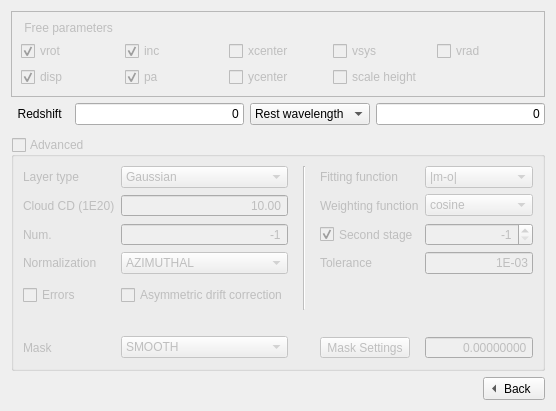
        <widget class="QWidget" name="page_2">
         <layout class="QGridLayout" name="gridLayout_2">
          <item row="10" column="0">
           <widget class="QGroupBox" name="AdvancedgroupBox">
            <property name="enabled">
             <bool>false</bool>
            </property>
            <property name="title">
             <string>Advanced</string>
            </property>
            <property name="flat">
             <bool>true</bool>
            </property>
            <property name="checkable">
             <bool>true</bool>
            </property>
            <property name="checked">
             <bool>false</bool>
            </property>
            <layout class="QGridLayout" name="gridLayout_12">
             <item row="5" column="0" colspan="5">
              <spacer name="horizontalSpacer_17">
               <property name="orientation">
                <enum>Qt::Horizontal</enum>
               </property>
               <property name="sizeHint" stdset="0">
                <size>
                 <width>40</width>
                 <height>20</height>
                </size>
               </property>
              </spacer>
             </item>
             <item row="1" column="4">
              <widget class="QComboBox" name="WfunccomboBox">
               <property name="currentIndex">
                <number>1</number>
               </property>
               <item>
                <property name="text">
                 <string>uniform</string>
                </property>
               </item>
               <item>
                <property name="text">
                 <string>cosine</string>
                </property>
               </item>
               <item>
                <property name="text">
                 <string>cosine^2</string>
                </property>
               </item>
              </widget>
             </item>
             <item row="0" column="4">
              <widget class="QComboBox" name="FtypecomboBox">
               <property name="currentIndex">
                <number>1</number>
               </property>
               <item>
                <property name="text">
                 <string>chi-squared</string>
                </property>
               </item>
               <item>
                <property name="text">
                 <string>|m-o|</string>
                </property>
               </item>
               <item>
                <property name="text">
                 <string>|m-o|/(m+o)</string>
                </property>
               </item>
              </widget>
             </item>
             <item row="2" column="4">
              <widget class="QSpinBox" name="PolynspinBox">
               <property name="sizePolicy">
                <sizepolicy hsizetype="Preferred" vsizetype="Fixed">
                 <horstretch>0</horstretch>
                 <verstretch>0</verstretch>
                </sizepolicy>
               </property>
               <property name="alignment">
                <set>Qt::AlignRight|Qt::AlignTrailing|Qt::AlignVCenter</set>
               </property>
               <property name="minimum">
                <number>-1</number>
               </property>
               <property name="maximum">
                <number>10</number>
               </property>
               <property name="value">
                <number>-1</number>
               </property>
              </widget>
             </item>
             <item row="2" column="3">
              <widget class="QCheckBox" name="SecondstagecheckBox">
               <property name="sizePolicy">
                <sizepolicy hsizetype="Minimum" vsizetype="MinimumExpanding">
                 <horstretch>0</horstretch>
                 <verstretch>0</verstretch>
                </sizepolicy>
               </property>
               <property name="toolTip">
                <string>&lt;html&gt;&lt;head/&gt;&lt;body&gt;&lt;p&gt;TWOSTAGE: Parameter regularization and second fitting stage.&lt;/p&gt;&lt;/body&gt;&lt;/html&gt;</string>
               </property>
               <property name="text">
                <string>Second stage</string>
               </property>
               <property name="checked">
                <bool>true</bool>
               </property>
              </widget>
             </item>
             <item row="3" column="4">
              <widget class="QLineEdit" name="TollineEdit">
               <property name="sizePolicy">
                <sizepolicy hsizetype="Preferred" vsizetype="Fixed">
                 <horstretch>0</horstretch>
                 <verstretch>0</verstretch>
                </sizepolicy>
               </property>
               <property name="text">
                <string>1E-03</string>
               </property>
               <property name="alignment">
                <set>Qt::AlignRight|Qt::AlignTrailing|Qt::AlignVCenter</set>
               </property>
              </widget>
             </item>
             <item row="0" column="3">
              <widget class="QLabel" name="Ftypelabel">
               <property name="sizePolicy">
                <sizepolicy hsizetype="Preferred" vsizetype="MinimumExpanding">
                 <horstretch>0</horstretch>
                 <verstretch>0</verstretch>
                </sizepolicy>
               </property>
               <property name="toolTip">
                <string>&lt;html&gt;&lt;head/&gt;&lt;body&gt;&lt;p&gt;FTYPE: Function to be minimized.&lt;/p&gt;&lt;p&gt;           m=model, o=observations&lt;/p&gt;&lt;/body&gt;&lt;/html&gt;</string>
               </property>
               <property name="text">
                <string>Fitting function</string>
               </property>
              </widget>
             </item>
             <item row="6" column="0">
              <widget class="QLabel" name="label_28">
               <property name="toolTip">
                <string>&lt;html&gt;&lt;head/&gt;&lt;body&gt;&lt;p&gt;MASK: type of mask. SMOOTH (smoothing and cutting), SEARCH (source finder) or THRESHOLD (cutting) &lt;/p&gt;&lt;/body&gt;&lt;/html&gt;</string>
               </property>
               <property name="text">
                <string>Mask</string>
               </property>
              </widget>
             </item>
             <item row="3" column="3">
              <widget class="QLabel" name="Tollabel">
               <property name="sizePolicy">
                <sizepolicy hsizetype="Preferred" vsizetype="MinimumExpanding">
                 <horstretch>0</horstretch>
                 <verstretch>0</verstretch>
                </sizepolicy>
               </property>
               <property name="toolTip">
                <string>&lt;html&gt;&lt;head/&gt;&lt;body&gt;&lt;p&gt;TOL: Tolerance of the fit.&lt;/p&gt;&lt;/body&gt;&lt;/html&gt;</string>
               </property>
               <property name="text">
                <string>Tolerance</string>
               </property>
              </widget>
             </item>
             <item row="6" column="3">
              <widget class="QToolButton" name="MasktoolButton">
               <property name="text">
                <string>Mask Settings</string>
               </property>
              </widget>
             </item>
             <item row="1" column="3">
              <widget class="QLabel" name="Wfunclabel">
               <property name="sizePolicy">
                <sizepolicy hsizetype="Preferred" vsizetype="MinimumExpanding">
                 <horstretch>0</horstretch>
                 <verstretch>0</verstretch>
                </sizepolicy>
               </property>
               <property name="toolTip">
                <string>&lt;html&gt;&lt;head/&gt;&lt;body&gt;&lt;p&gt;WFUNC: Weighting function.&lt;/p&gt;&lt;/body&gt;&lt;/html&gt;</string>
               </property>
               <property name="text">
                <string>Weighting function</string>
               </property>
              </widget>
             </item>
             <item row="6" column="4">
              <widget class="QDoubleSpinBox" name="MaskThreshSpinBox">
               <property name="alignment">
                <set>Qt::AlignRight|Qt::AlignTrailing|Qt::AlignVCenter</set>
               </property>
               <property name="buttonSymbols">
                <enum>QAbstractSpinBox::NoButtons</enum>
               </property>
               <property name="decimals">
                <number>8</number>
               </property>
               <property name="maximum">
                <double>99999.000000000000000</double>
               </property>
              </widget>
             </item>
             <item row="4" column="0">
              <widget class="QCheckBox" name="ErrorscheckBox">
               <property name="toolTip">
                <string>&lt;html&gt;&lt;head/&gt;&lt;body&gt;&lt;p&gt;FLAGERRORS: Estimating the errors. &lt;/p&gt;&lt;/body&gt;&lt;/html&gt;</string>
               </property>
               <property name="layoutDirection">
                <enum>Qt::LeftToRight</enum>
               </property>
               <property name="text">
                <string>Errors</string>
               </property>
              </widget>
             </item>
             <item row="2" column="0">
              <widget class="QLabel" name="label_37">
               <property name="sizePolicy">
                <sizepolicy hsizetype="Minimum" vsizetype="Preferred">
                 <horstretch>0</horstretch>
                 <verstretch>0</verstretch>
                </sizepolicy>
               </property>
               <property name="toolTip">
                <string>&lt;html&gt;&lt;head/&gt;&lt;body&gt;&lt;p&gt;NV: Number of subclouds.&lt;/p&gt;&lt;/body&gt;&lt;/html&gt;</string>
               </property>
               <property name="text">
                <string>Num.</string>
               </property>
              </widget>
             </item>
             <item row="0" column="0">
              <widget class="QLabel" name="label_33">
               <property name="toolTip">
                <string>&lt;html&gt;&lt;head/&gt;&lt;body&gt;&lt;p&gt;LTYPE: Layer type of scale-height.&lt;/p&gt;&lt;/body&gt;&lt;/html&gt;</string>
               </property>
               <property name="text">
                <string>Layer type</string>
               </property>
              </widget>
             </item>
             <item row="1" column="0">
              <widget class="QLabel" name="label_34">
               <property name="sizePolicy">
                <sizepolicy hsizetype="Fixed" vsizetype="Preferred">
                 <horstretch>0</horstretch>
                 <verstretch>0</verstretch>
                </sizepolicy>
               </property>
               <property name="toolTip">
                <string>&lt;html&gt;&lt;head/&gt;&lt;body&gt;&lt;p&gt;CDENS: Cloud column density.&lt;/p&gt;&lt;/body&gt;&lt;/html&gt;</string>
               </property>
               <property name="text">
                <string>Cloud CD (1E20)</string>
               </property>
              </widget>
             </item>
             <item row="3" column="0">
              <widget class="QLabel" name="label_36">
               <property name="toolTip">
                <string>&lt;html&gt;&lt;head/&gt;&lt;body&gt;&lt;p&gt;Type of normalization, pixel by pixel (LOCAL) or azimuthally averaged (AZIMUTHAL)&lt;/p&gt;&lt;/body&gt;&lt;/html&gt;</string>
               </property>
               <property name="text">
                <string>Normalization     </string>
               </property>
              </widget>
             </item>
             <item row="0" column="2" rowspan="5">
              <widget class="Line" name="line">
               <property name="minimumSize">
                <size>
                 <width>20</width>
                 <height>0</height>
                </size>
               </property>
               <property name="orientation">
                <enum>Qt::Vertical</enum>
               </property>
              </widget>
             </item>
             <item row="1" column="1">
              <widget class="QDoubleSpinBox" name="CdensSpinBox">
               <property name="sizePolicy">
                <sizepolicy hsizetype="Preferred" vsizetype="Fixed">
                 <horstretch>0</horstretch>
                 <verstretch>0</verstretch>
                </sizepolicy>
               </property>
               <property name="alignment">
                <set>Qt::AlignRight|Qt::AlignTrailing|Qt::AlignVCenter</set>
               </property>
               <property name="buttonSymbols">
                <enum>QAbstractSpinBox::NoButtons</enum>
               </property>
               <property name="maximum">
                <double>9999.000000000000000</double>
               </property>
               <property name="value">
                <double>10.000000000000000</double>
               </property>
              </widget>
             </item>
             <item row="2" column="1">
              <widget class="QSpinBox" name="NVspinBox">
               <property name="sizePolicy">
                <sizepolicy hsizetype="Preferred" vsizetype="Fixed">
                 <horstretch>0</horstretch>
                 <verstretch>0</verstretch>
                </sizepolicy>
               </property>
               <property name="alignment">
                <set>Qt::AlignRight|Qt::AlignTrailing|Qt::AlignVCenter</set>
               </property>
               <property name="buttonSymbols">
                <enum>QAbstractSpinBox::NoButtons</enum>
               </property>
               <property name="minimum">
                <number>-1</number>
               </property>
               <property name="maximum">
                <number>9999</number>
               </property>
               <property name="value">
                <number>-1</number>
               </property>
              </widget>
             </item>
             <item row="3" column="1">
              <widget class="QComboBox" name="NormcomboBox">
               <property name="currentIndex">
                <number>1</number>
               </property>
               <item>
                <property name="text">
                 <string>LOCAL</string>
                </property>
               </item>
               <item>
                <property name="text">
                 <string>AZIMUTHAL</string>
                </property>
               </item>
               <item>
                <property name="text">
                 <string>NONE</string>
                </property>
               </item>
              </widget>
             </item>
             <item row="6" column="1">
              <widget class="QComboBox" name="MaskcomboBox">
               <property name="sizePolicy">
                <sizepolicy hsizetype="Preferred" vsizetype="Fixed">
                 <horstretch>0</horstretch>
                 <verstretch>0</verstretch>
                </sizepolicy>
               </property>
               <item>
                <property name="text">
                 <string>SMOOTH</string>
                </property>
               </item>
               <item>
                <property name="text">
                 <string>SEARCH</string>
                </property>
               </item>
               <item>
                <property name="text">
                 <string>SMOOTH&amp;SEARCH</string>
                </property>
               </item>
               <item>
                <property name="text">
                 <string>THRESHOLD</string>
                </property>
               </item>
               <item>
                <property name="text">
                 <string>NEGATIVE</string>
                </property>
               </item>
               <item>
                <property name="text">
                 <string>NONE</string>
                </property>
               </item>
              </widget>
             </item>
             <item row="0" column="1">
              <widget class="QComboBox" name="LtypecomboBox">
               <item>
                <property name="text">
                 <string>Gaussian</string>
                </property>
               </item>
               <item>
                <property name="text">
                 <string>Sech2</string>
                </property>
               </item>
               <item>
                <property name="text">
                 <string>Exponential</string>
                </property>
               </item>
               <item>
                <property name="text">
                 <string>Lorentzian</string>
                </property>
               </item>
               <item>
                <property name="text">
                 <string>Box</string>
                </property>
               </item>
              </widget>
             </item>
             <item row="4" column="1">
              <widget class="QCheckBox" name="AdriftcheckBox">
               <property name="minimumSize">
                <size>
                 <width>0</width>
                 <height>30</height>
                </size>
               </property>
               <property name="text">
                <string>Asymmetric drift correction</string>
               </property>
              </widget>
             </item>
            </layout>
           </widget>
          </item>
          <item row="3" column="0">
           <widget class="QFrame" name="restframe">
            <property name="enabled">
             <bool>false</bool>
            </property>
            <property name="frameShape">
             <enum>QFrame::NoFrame</enum>
            </property>
            <property name="frameShadow">
             <enum>QFrame::Plain</enum>
            </property>
            <property name="lineWidth">
             <number>0</number>
            </property>
            <layout class="QHBoxLayout" name="horizontalLayout_5">
             <property name="leftMargin">
              <number>0</number>
             </property>
             <property name="topMargin">
              <number>0</number>
             </property>
             <property name="rightMargin">
              <number>0</number>
             </property>
             <property name="bottomMargin">
              <number>0</number>
             </property>
            </layout>
           </widget>
          </item>
          <item row="2" column="0">
           <widget class="QFrame" name="Restframe">
            <property name="enabled">
             <bool>true</bool>
            </property>
            <property name="frameShape">
             <enum>QFrame::NoFrame</enum>
            </property>
            <property name="frameShadow">
             <enum>QFrame::Plain</enum>
            </property>
            <layout class="QHBoxLayout" name="horizontalLayout_6">
             <property name="leftMargin">
              <number>0</number>
             </property>
             <property name="topMargin">
              <number>0</number>
             </property>
             <property name="rightMargin">
              <number>0</number>
             </property>
             <property name="bottomMargin">
              <number>0</number>
             </property>
             <item>
              <widget class="QLabel" name="redshiftlabel">
               <property name="enabled">
                <bool>true</bool>
               </property>
               <property name="text">
                <string>  Redshift  </string>
               </property>
              </widget>
             </item>
             <item>
              <widget class="QLineEdit" name="redshiftlineEdit">
               <property name="enabled">
                <bool>true</bool>
               </property>
               <property name="layoutDirection">
                <enum>Qt::RightToLeft</enum>
               </property>
               <property name="text">
                <string>0</string>
               </property>
               <property name="alignment">
                <set>Qt::AlignRight|Qt::AlignTrailing|Qt::AlignVCenter</set>
               </property>
              </widget>
             </item>
             <item>
              <widget class="QComboBox" name="restcomboBox">
               <property name="enabled">
                <bool>true</bool>
               </property>
               <property name="minimumSize">
                <size>
                 <width>120</width>
                 <height>0</height>
                </size>
               </property>
               <item>
                <property name="text">
                 <string>Rest wavelength</string>
                </property>
               </item>
               <item>
                <property name="text">
                 <string>Rest frequency</string>
                </property>
               </item>
              </widget>
             </item>
             <item>
              <widget class="QLineEdit" name="restlineEdit">
               <property name="enabled">
                <bool>true</bool>
               </property>
               <property name="text">
                <string>0</string>
               </property>
               <property name="alignment">
                <set>Qt::AlignRight|Qt::AlignTrailing|Qt::AlignVCenter</set>
               </property>
              </widget>
             </item>
            </layout>
           </widget>
          </item>
          <item row="1" column="0">
           <widget class="QFrame" name="FreeParametersframe">
            <property name="enabled">
             <bool>false</bool>
            </property>
            <property name="sizePolicy">
             <sizepolicy hsizetype="Expanding" vsizetype="Maximum">
              <horstretch>0</horstretch>
              <verstretch>0</verstretch>
             </sizepolicy>
            </property>
            <property name="frameShape">
             <enum>QFrame::StyledPanel</enum>
            </property>
            <property name="frameShadow">
             <enum>QFrame::Raised</enum>
            </property>
            <layout class="QGridLayout" name="gridLayout_15">
             <item row="3" column="2">
              <widget class="QCheckBox" name="yposcheckBox">
               <property name="sizePolicy">
                <sizepolicy hsizetype="Minimum" vsizetype="Preferred">
                 <horstretch>0</horstretch>
                 <verstretch>0</verstretch>
                </sizepolicy>
               </property>
               <property name="text">
                <string>ycenter</string>
               </property>
              </widget>
             </item>
             <item row="2" column="2">
              <widget class="QCheckBox" name="xposcheckBox">
               <property name="sizePolicy">
                <sizepolicy hsizetype="Minimum" vsizetype="Preferred">
                 <horstretch>0</horstretch>
                 <verstretch>0</verstretch>
                </sizepolicy>
               </property>
               <property name="text">
                <string>xcenter</string>
               </property>
              </widget>
             </item>
             <item row="2" column="0">
              <widget class="QCheckBox" name="vrotcheckBox">
               <property name="sizePolicy">
                <sizepolicy hsizetype="Minimum" vsizetype="Preferred">
                 <horstretch>0</horstretch>
                 <verstretch>0</verstretch>
                </sizepolicy>
               </property>
               <property name="text">
                <string>vrot</string>
               </property>
               <property name="checked">
                <bool>true</bool>
               </property>
              </widget>
             </item>
             <item row="2" column="1">
              <widget class="QCheckBox" name="inccheckBox">
               <property name="sizePolicy">
                <sizepolicy hsizetype="Minimum" vsizetype="Preferred">
                 <horstretch>0</horstretch>
                 <verstretch>0</verstretch>
                </sizepolicy>
               </property>
               <property name="text">
                <string>inc</string>
               </property>
               <property name="checked">
                <bool>true</bool>
               </property>
              </widget>
             </item>
             <item row="3" column="1">
              <widget class="QCheckBox" name="pacheckBox">
               <property name="sizePolicy">
                <sizepolicy hsizetype="Minimum" vsizetype="Preferred">
                 <horstretch>0</horstretch>
                 <verstretch>0</verstretch>
                </sizepolicy>
               </property>
               <property name="text">
                <string>pa</string>
               </property>
               <property name="checked">
                <bool>true</bool>
               </property>
              </widget>
             </item>
             <item row="2" column="4">
              <widget class="QCheckBox" name="vradcheckBox">
               <property name="text">
                <string>vrad</string>
               </property>
              </widget>
             </item>
             <item row="3" column="3">
              <widget class="QCheckBox" name="z0checkBox">
               <property name="sizePolicy">
                <sizepolicy hsizetype="Minimum" vsizetype="Preferred">
                 <horstretch>0</horstretch>
                 <verstretch>0</verstretch>
                </sizepolicy>
               </property>
               <property name="text">
                <string>scale height</string>
               </property>
              </widget>
             </item>
             <item row="1" column="0">
              <widget class="QLabel" name="label_30">
               <property name="sizePolicy">
                <sizepolicy hsizetype="Preferred" vsizetype="Preferred">
                 <horstretch>0</horstretch>
                 <verstretch>0</verstretch>
                </sizepolicy>
               </property>
               <property name="toolTip">
                <string>&lt;html&gt;&lt;head/&gt;&lt;body&gt;&lt;p&gt;FREE: Parameters to fit.&lt;/p&gt;&lt;/body&gt;&lt;/html&gt;</string>
               </property>
               <property name="text">
                <string> Free parameters</string>
               </property>
              </widget>
             </item>
             <item row="3" column="0">
              <widget class="QCheckBox" name="vdispcheckBox">
               <property name="sizePolicy">
                <sizepolicy hsizetype="Minimum" vsizetype="Preferred">
                 <horstretch>0</horstretch>
                 <verstretch>0</verstretch>
                </sizepolicy>
               </property>
               <property name="text">
                <string>disp</string>
               </property>
               <property name="checked">
                <bool>true</bool>
               </property>
              </widget>
             </item>
             <item row="2" column="3">
              <widget class="QCheckBox" name="vsyscheckBox">
               <property name="sizePolicy">
                <sizepolicy hsizetype="Minimum" vsizetype="Preferred">
                 <horstretch>0</horstretch>
                 <verstretch>0</verstretch>
                </sizepolicy>
               </property>
               <property name="text">
                <string>vsys</string>
               </property>
              </widget>
             </item>
            </layout>
           </widget>
          </item>
          <item row="11" column="0" alignment="Qt::AlignRight">
           <widget class="QToolButton" name="GalfitAdvtoolButton">
            <property name="text">
             <string>Back</string>
            </property>
            <property name="toolButtonStyle">
             <enum>Qt::ToolButtonTextBesideIcon</enum>
            </property>
            <property name="arrowType">
             <enum>Qt::LeftArrow</enum>
            </property>
           </widget>
          </item>
         </layout>
        </widget>
